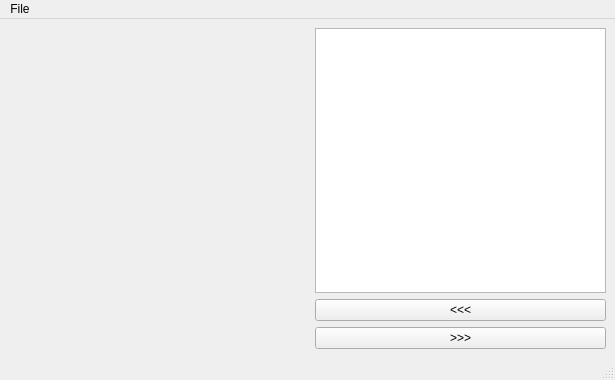
<?xml version="1.0" encoding="UTF-8"?>
<ui version="4.0">
 <class>MainWindow</class>
 <widget class="QMainWindow" name="MainWindow">
  <property name="geometry">
   <rect>
    <x>0</x>
    <y>0</y>
    <width>615</width>
    <height>380</height>
   </rect>
  </property>
  <property name="windowTitle">
   <string>MainWindow</string>
  </property>
  <widget class="QWidget" name="centralwidget">
   <layout class="QHBoxLayout" name="horizontalLayout">
    <item>
     <widget class="QLabel" name="label">
      <property name="minimumSize">
       <size>
        <width>300</width>
        <height>300</height>
       </size>
      </property>
      <property name="maximumSize">
       <size>
        <width>300</width>
        <height>300</height>
       </size>
      </property>
      <property name="text">
       <string/>
      </property>
     </widget>
    </item>
    <item>
     <layout class="QVBoxLayout" name="verticalLayout">
      <item>
       <widget class="QTextEdit" name="textEdit"/>
      </item>
      <item>
       <widget class="QPushButton" name="pushButton_2">
        <property name="text">
         <string>&lt;&lt;&lt;</string>
        </property>
       </widget>
      </item>
      <item>
       <widget class="QPushButton" name="pushButton">
        <property name="text">
         <string>&gt;&gt;&gt;</string>
        </property>
       </widget>
      </item>
     </layout>
    </item>
   </layout>
  </widget>
  <widget class="QMenuBar" name="menubar">
   <property name="geometry">
    <rect>
     <x>0</x>
     <y>0</y>
     <width>615</width>
     <height>22</height>
    </rect>
   </property>
   <widget class="QMenu" name="menuFile">
    <property name="title">
     <string>File</string>
    </property>
    <addaction name="actionLoad"/>
    <addaction name="actionSave"/>
    <addaction name="actionQuit"/>
   </widget>
   <addaction name="menuFile"/>
  </widget>
  <widget class="QStatusBar" name="statusbar"/>
  <action name="actionLoad">
   <property name="text">
    <string>Load</string>
   </property>
  </action>
  <action name="actionSave">
   <property name="text">
    <string>Save</string>
   </property>
  </action>
  <action name="actionQuit">
   <property name="text">
    <string>Quit</string>
   </property>
  </action>
 </widget>
 <resources/>
 <connections/>
</ui>
